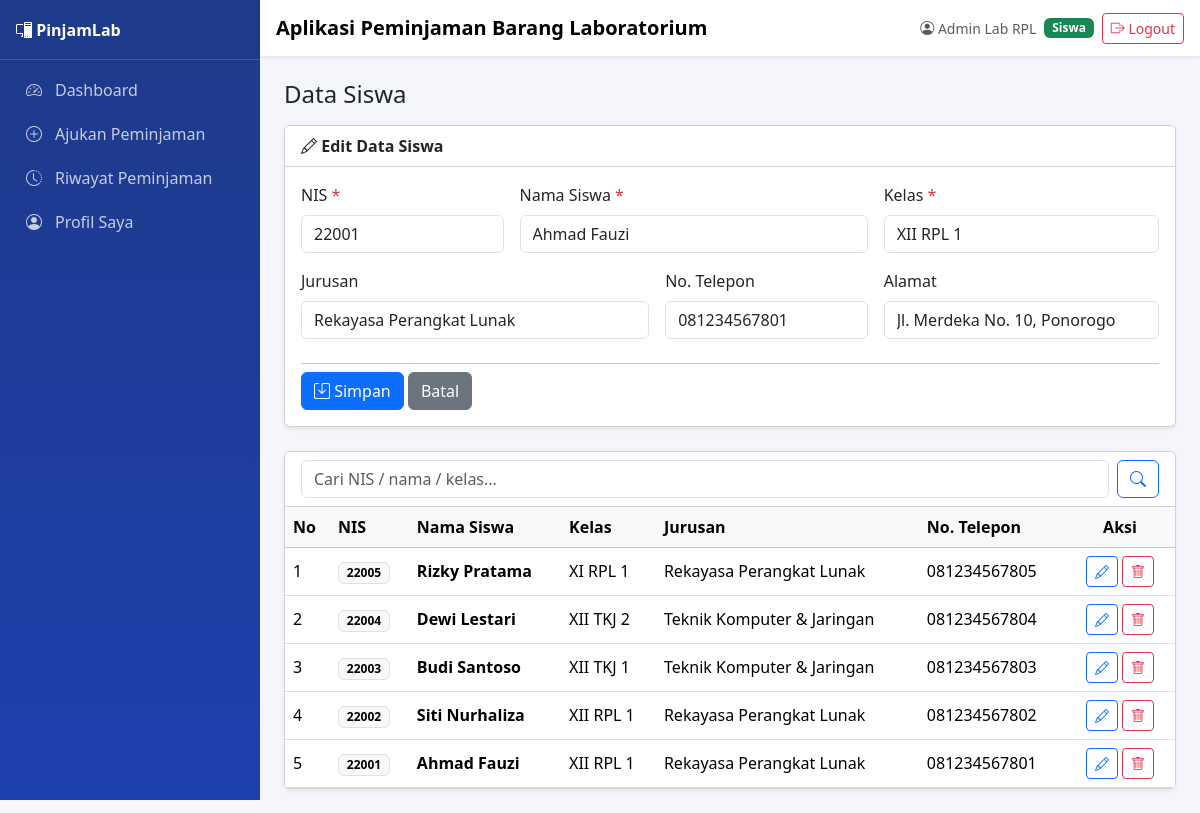
The page /siswa.php?aksi=edit&id=1 (signed in) on the database its author committed.
### tables this page shows
CREATE TABLE siswa (
  id_siswa   INT AUTO_INCREMENT PRIMARY KEY,
  nis        VARCHAR(20) NOT NULL UNIQUE,
  nama_siswa VARCHAR(100) NOT NULL,
  kelas      VARCHAR(20) NOT NULL,
  jurusan    VARCHAR(50),
  no_telp    VARCHAR(15),
  alamat     TEXT
);

### koneksi.php (called while the page is built, shortened)
<?php
function e($str) {
    return htmlspecialchars($str ?? '', ENT_QUOTES, 'UTF-8');
}
?>

### siswa.php (the view, shortened to what this page needs)
<?php
include 'koneksi.php';
include 'template_header.php';
 $aksi = $_GET['aksi'] ?? 'list';
 $edit = null;
if ($aksi == 'edit') {
    $id   = (int)($_GET['id'] ?? 0);
    $edit = mysqli_fetch_assoc(mysqli_query($koneksi, "SELECT * FROM siswa WHERE id_siswa=$id"));
}
 $keyword = mysqli_real_escape_string($koneksi, $_GET['cari'] ?? '');
if ($keyword != '') {
    $data = mysqli_query($koneksi, "SELECT * FROM siswa
        WHERE nis LIKE '%$keyword%' OR nama_siswa LIKE '%$keyword%' OR kelas LIKE '%$keyword%'
        ORDER BY id_siswa DESC");
} else {
    $data = mysqli_query($koneksi, "SELECT * FROM siswa ORDER BY id_siswa DESC");
}
?>
<div class="d-flex flex-wrap justify-content-between align-items-center gap-2 mb-3">
    <h4 class="mb-0">Data Siswa</h4>
</div>
<?php if ($aksi == 'tambah' || ($aksi == 'edit' && $edit)): ?>
<div class="card shadow-sm mb-4">
    <div class="card-header bg-white fw-semibold">
        <i class="bi bi-<?= $aksi == 'tambah' ? 'plus-circle' : 'pencil' ?>"></i>
        <?= $aksi == 'tambah' ? 'Tambah Siswa Baru' : 'Edit Data Siswa' ?>
    </div>
    <div class="card-body">
        <form method="post" class="row g-3">
            <div class="col-md-3">
                <label class="form-label">NIS <span class="text-danger">*</span></label>
                <input type="text" name="nis" class="form-control" value="<?= e($edit['nis'] ?? '') ?>" required>
            </div>
            <div class="col-md-5">
                <label class="form-label">Nama Siswa <span class="text-danger">*</span></label>
                <input type="text" name="nama_siswa" class="form-control" value="<?= e($edit['nama_siswa'] ?? '') ?>" required>
            </div>
            <div class="col-md-4">
                <label class="form-label">Kelas <span class="text-danger">*</span></label>
                <input type="text" name="kelas" class="form-control" list="daftarKelas"
                       value="<?= e($edit['kelas'] ?? '') ?>" required>
            </div>
            <div class="col-md-5">
                <label class="form-label">Jurusan</label>
                <input type="text" name="jurusan" class="form-control" list="daftarJurusan"
                       value="<?= e($edit['jurusan'] ?? '') ?>">
            </div>
            <div class="col-md-3">
                <label class="form-label">No. Telepon</label>
                <input type="text" name="no_telp" class="form-control" value="<?= e($edit['no_telp'] ?? '') ?>">
            </div>
            <div class="col-md-4">
                <label class="form-label">Alamat</label>
                <input type="text" name="alamat" class="form-control" value="<?= e($edit['alamat'] ?? '') ?>">
            </div>
            <div class="col-12">
                <hr class="mt-2 mb-2">
                <button type="submit" name="<?= $aksi ?>" class="btn btn-primary"><i class="bi bi-save"></i> Simpan</button>
                <a href="siswa.php" class="btn btn-secondary">Batal</a>
            </div>
        </form>
    </div>
</div>
<?php endif; ?>
<div class="card shadow-sm">
    <div class="card-header bg-white">
        <form method="get" class="d-flex gap-2">
            <input type="text" name="cari" class="form-control" placeholder="Cari NIS / nama / kelas..."
                   value="<?= e($keyword) ?>">
            <button class="btn btn-outline-primary" type="submit"><i class="bi bi-search"></i></button>
        </form>
    </div>
    <div class="table-responsive">
        <table class="table table-hover mb-0 align-middle">
            <thead class="table-light">
                <tr>
                    <th width="45">No</th><th>NIS</th><th>Nama Siswa</th><th>Kelas</th>
                    <th>Jurusan</th><th>No. Telepon</th><th width="110" class="text-center">Aksi</th>
                </tr>
            </thead>
            <tbody>
                <?php $no = 1; while ($s = mysqli_fetch_assoc($data)): ?>
                <tr>
                    <td><?= $no++ ?></td>
                    <td><span class="badge text-bg-light border"><?= e($s['nis']) ?></span></td>
                    <td class="fw-semibold"><?= e($s['nama_siswa']) ?></td>
                    <td><?= e($s['kelas']) ?></td>
                    <td><?= e($s['jurusan']) ?></td>
                    <td><?= e($s['no_telp']) ?: '-' ?></td>
                    <td class="text-center">
                        <a href="siswa.php?aksi=edit&id=<?= $s['id_siswa'] ?>" class="btn btn-sm btn-outline-primary"><i class="bi bi-pencil"></i></a>
                        <a href="siswa.php?hapus=<?= $s['id_siswa'] ?>" class="btn btn-sm btn-outline-danger"
                           onclick="return confirm('Yakin ingin menghapus siswa ini?')"><i class="bi bi-trash"></i></a>
                    </td>
                </tr>
                <?php endwhile; ?>
            </tbody>
        </table>
    </div>
</div>
<?php include 'template_footer.php'; ?>

### template_header.php (style rules this page uses)
body { background-color: #f4f6fb; }

### rows shown on the page
siswa: nis "22001", nama_siswa "Ahmad Fauzi", kelas "XII RPL 1", jurusan "Rekayasa Perangkat Lunak", no_telp "081234567801", alamat "Jl. Merdeka No. 10, Ponorogo"
siswa: nis "22005", nama_siswa "Rizky Pratama", kelas "XI RPL 1", jurusan "Rekayasa Perangkat Lunak", no_telp "081234567805"
siswa: nis "22004", nama_siswa "Dewi Lestari", kelas "XII TKJ 2", jurusan "Teknik Komputer & Jaringan", no_telp "081234567804"
siswa: nis "22003", nama_siswa "Budi Santoso", kelas "XII TKJ 1", jurusan "Teknik Komputer & Jaringan", no_telp "081234567803"
siswa: nis "22002", nama_siswa "Siti Nurhaliza", kelas "XII RPL 1", jurusan "Rekayasa Perangkat Lunak", no_telp "081234567802"

### other values the page prints
$namaUser "Admin Lab RPL"
$role "Siswa"
